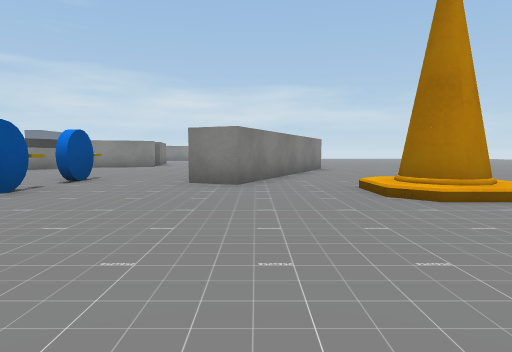
[1] (above)

24 first-person views from a walk through a scene from a Unity 3-D project. The camera is 0.55 m above the floor, tilts 4° down and sees 75° across. The floor is counted in squares, 1 m on a side. Each view is taken from the middle of a square. On the plan, view 1 faces up. The plan holds only what a view shows up to about 9 squares ahead; the rest is blank. The place goes on beyond the plan. Some surface patterns are stand-ins.

[2]
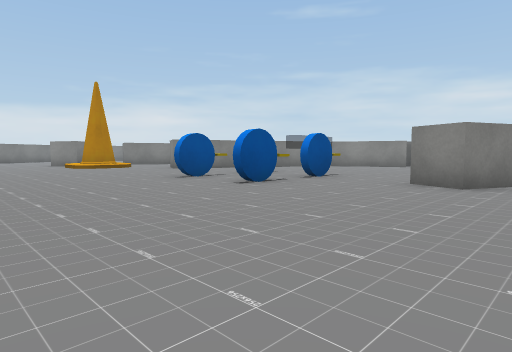

[3]
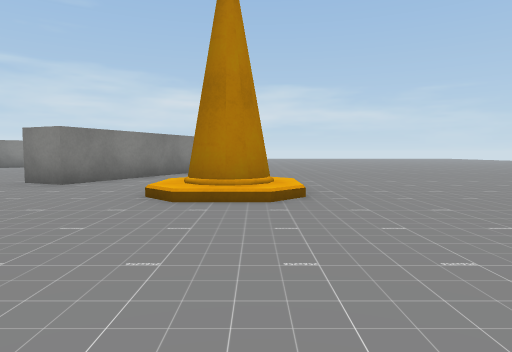

[4]
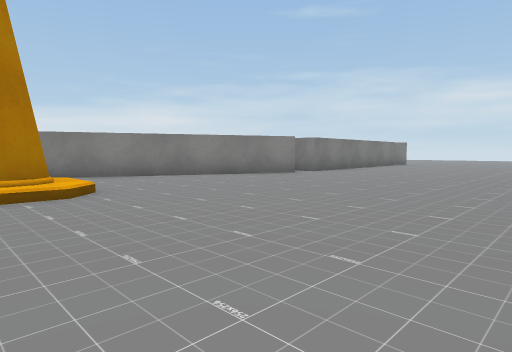

[5]
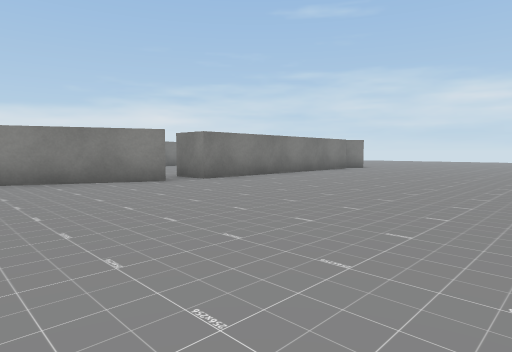

[6]
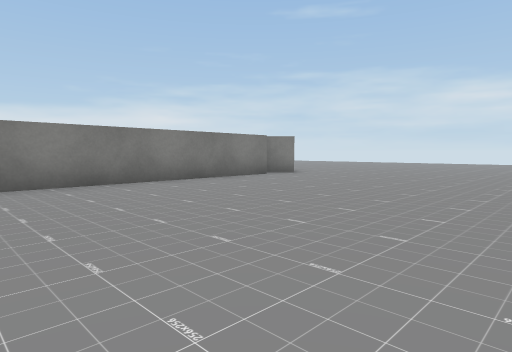

[7]
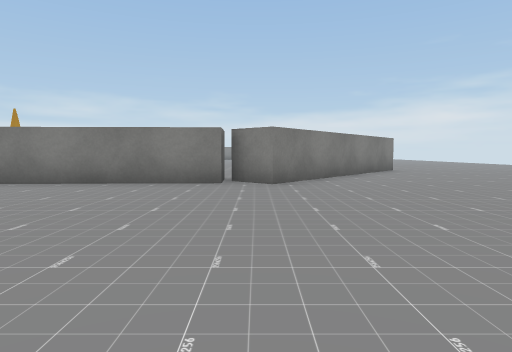

[8]
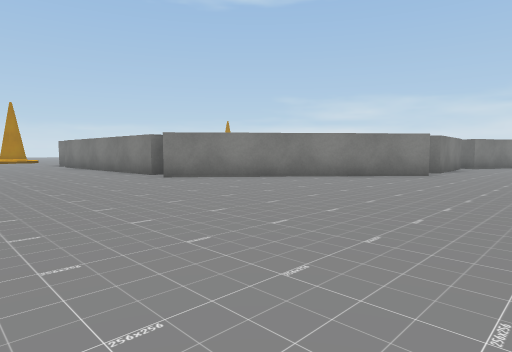

[9]
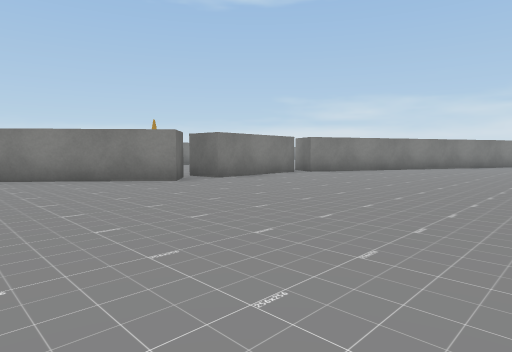

[10]
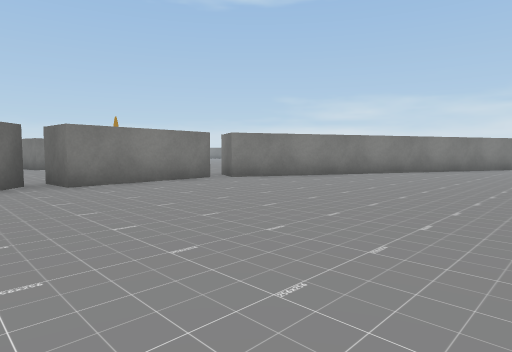

[11]
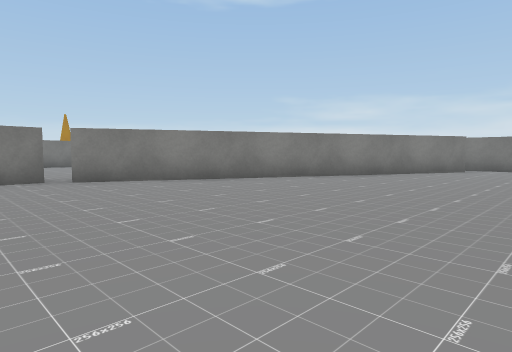

[12]
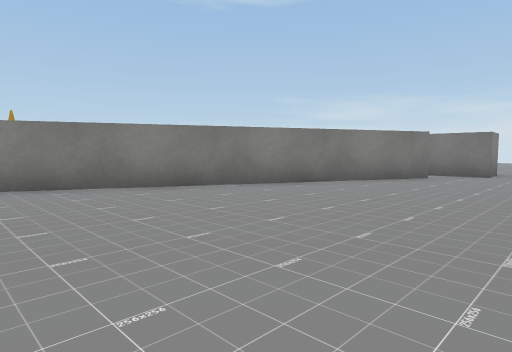

[13]
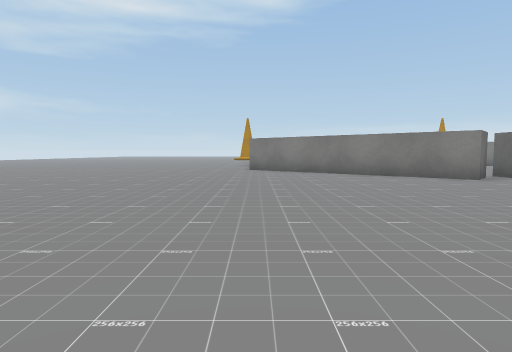

[14]
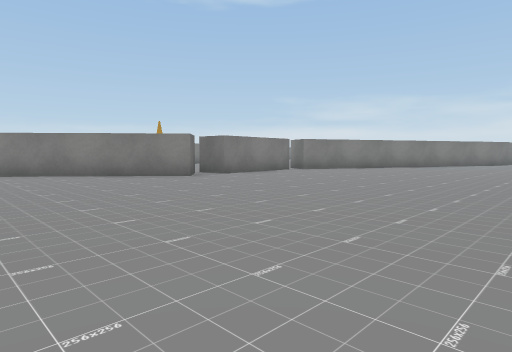

[15]
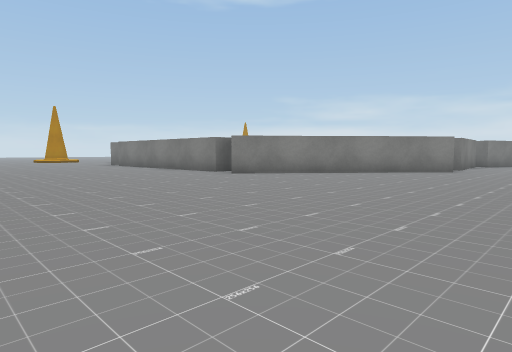

[16]
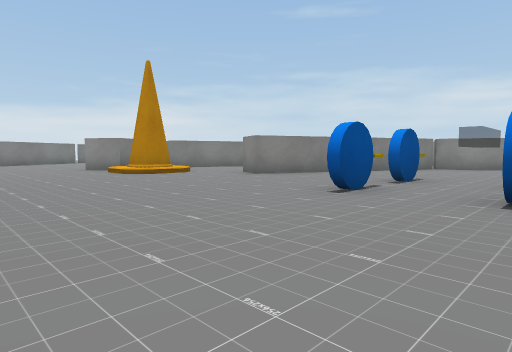

[17]
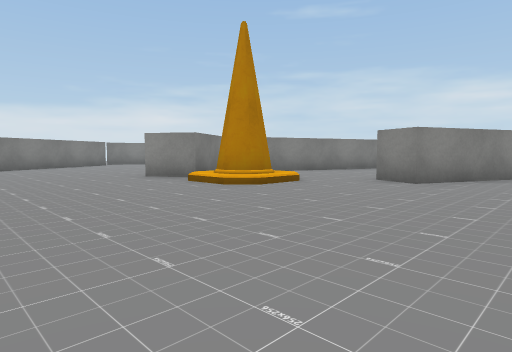

[18]
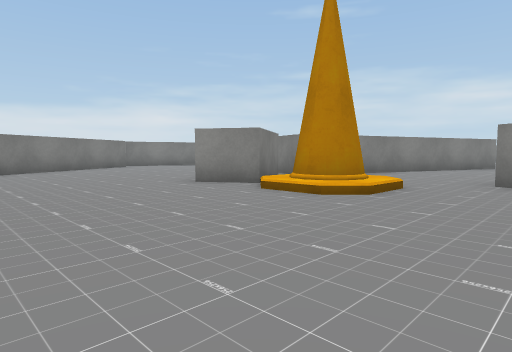

[19]
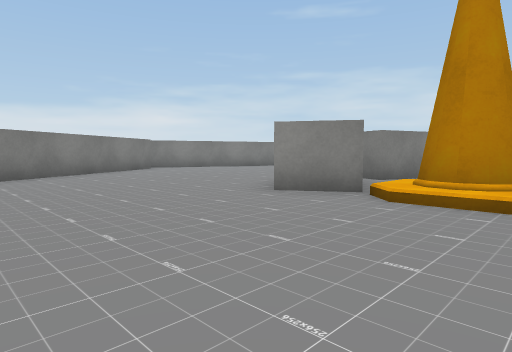

[20]
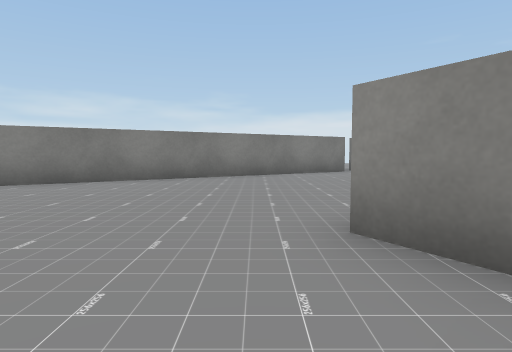

[21]
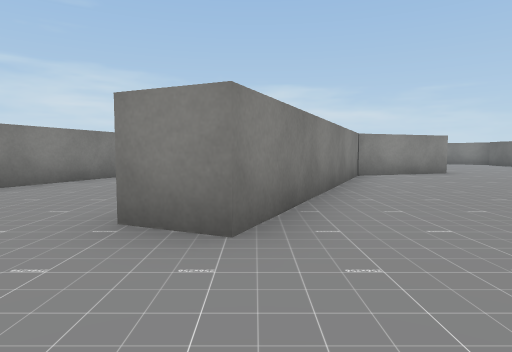

[22]
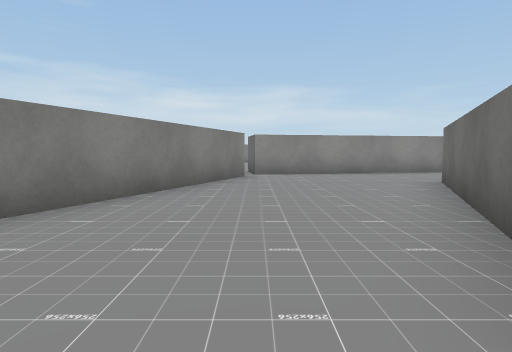

[23]
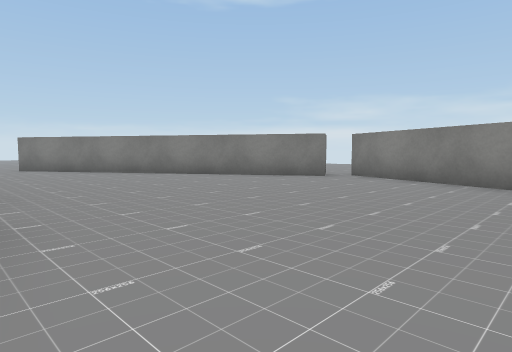

[24]
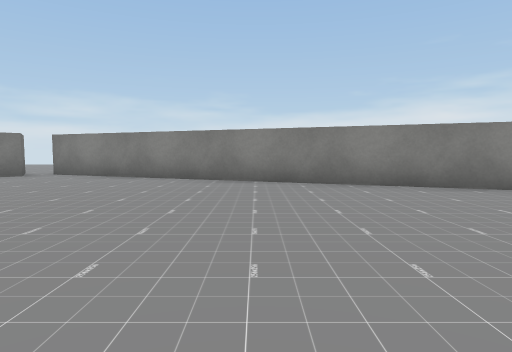

### Floor plan
Points are (right, up) in squares from view 1. A wall is a line through its corners. A room is listed if a view was taken in it or the views show most of it. See-through windows are left out.
Room 1 (views 1, 2, 3, 4, 5, 6, 7, 8, 9, 10, 11, 12, 13, 14, 15, 16, 17, 18, 19, 20, 21, 22, 23, 24)
walls: (-3.8, 12.9) (-6.6, 11.9) (-9.2, 6.1) (-10.1, 6.5); (-11, 14.4) (-11.1, 15); (1.1, 18.4) (2, 18.4) (2.2, 12.2) (1.2, 12.2); (-3.2, 22.5) (-2.5, 23.3) (2.2, 19.3) (1.5, 18.5); (2.2, 11.4) (-0.3, 5.7) (-1.2, 6.1); (-6.6, 23) (-3.6, 23.2) (-3.5, 22.1); (-13.1, 8.8) (-14, 6.5) (-14.9, 6.9); (-18.8, 14.9) (-22.4, 5.9); (-15.8, 27.6) (-6.9, 23.3) (-7.4, 22.4); (-16.7, 28.5) (-16.7, 27.2); (-22.8, 4.9) (-21.7, 5.6) (-17.9, -0.6)
ways out: opening at (-11.5, 7.5) to room 2; opening at (-15.5, 29.5)
objects: other object (-13, 4); cone (-13, 4) to (-12, 5); other object (-6, 4) to (-4, 7); cone (2, 4) to (3, 5)
Room 2 (no view inside)
walls: (-11.3, 13.7) (-13.1, 8.8); (-9.4, 8.1) (-7.5, 12.2); (-7, 15) (-11, 14.4)
ways out: opening at (-11.5, 7.5) to room 1

Positions as (right, up) in squares from view 1, and headings:
1: (0, 0), facing up
2: (1, 0), facing up-left
3: (3, 0), facing up
4: (8, 4), facing up-left
5: (8, 8), facing up-left
6: (8, 12), facing up-left
7: (8, 19), facing left
8: (6, 26), facing down-left
9: (1, 29), facing down-left
10: (-2, 29), facing down-left
11: (-5, 30), facing down-left
12: (-8, 30), facing down-left
13: (2, 30), facing down
14: (2, 30), facing down-left
15: (8, 26), facing down-left
16: (-3, 0), facing up-left
17: (-7, 0), facing up-left
18: (-9, 0), facing up-left
19: (-11, 0), facing up-left
20: (-12, 3), facing left
21: (-9, 4), facing up
22: (-11, 6), facing up
23: (-15, 10), facing down-left
24: (-14, 11), facing left
